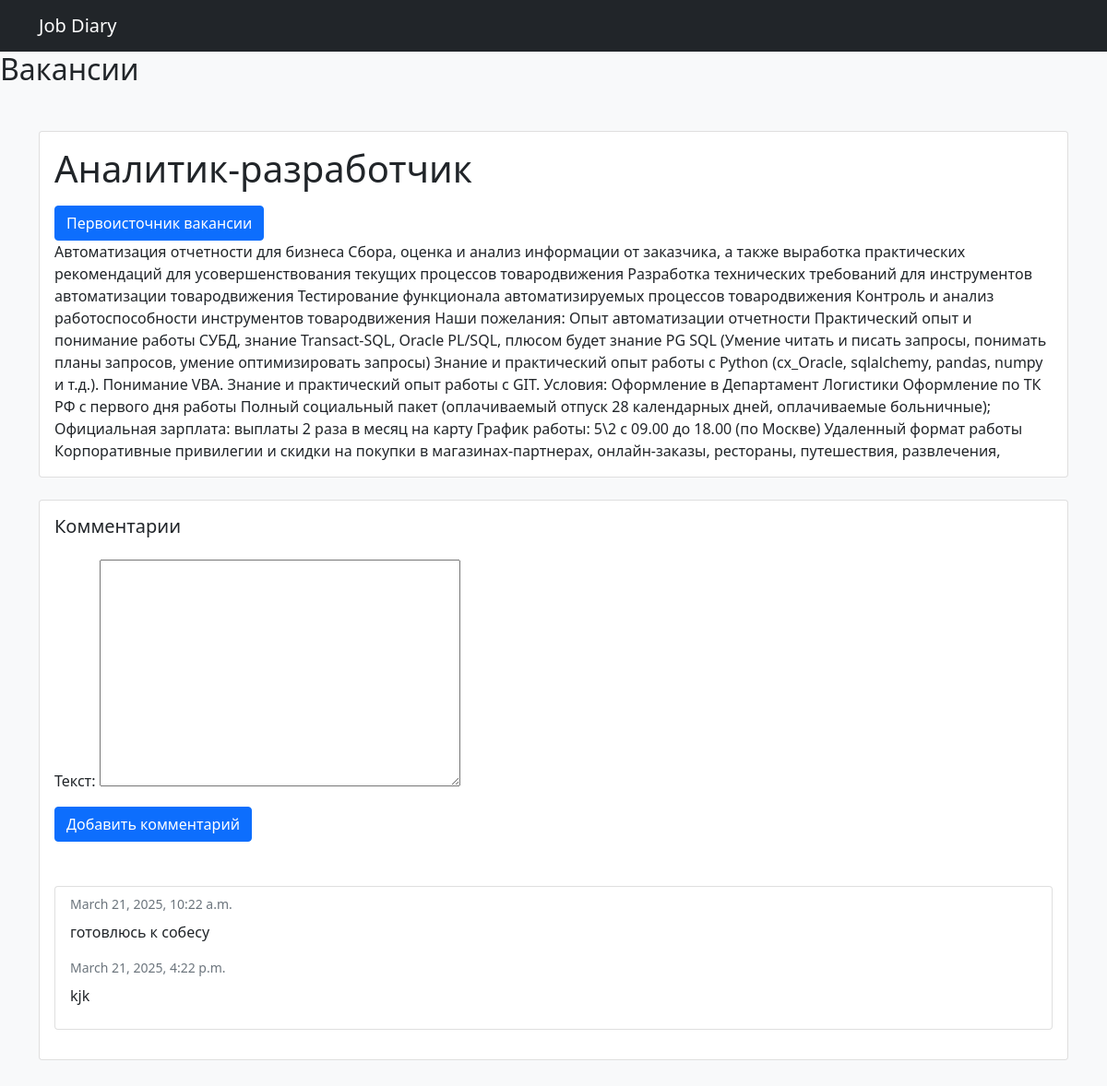
Page /detail_vacancy/5/ (signed in) on the committed database.
### vacancy/models.py (models this page shows)
class Vacancy(models.Model):
    name = models.CharField(max_length=255, verbose_name='Название вакансии')
    text = models.TextField(max_length=3000, verbose_name='Описание')
    salary = models.IntegerField(blank=True, null=True, verbose_name='Зарплата')
    link = models.URLField(max_length=1000, verbose_name='Ссылка на вакансию на сайте по поиску работы')
    company = models.CharField(max_length=255, verbose_name='Компания')
    create_time = models.DateTimeField(auto_now_add=True, verbose_name='Время создания')
    class Meta:
        verbose_name = 'Вакансия'
        verbose_name_plural = 'Вакансии'
        ordering = ['-create_time']
        indexes = [
            models.Index(fields=['-create_time'])
        ]

class Comment(models.Model):
    text = models.TextField(max_length=1000, verbose_name='Текст')
    create_time = models.DateTimeField(auto_now_add=True, verbose_name='Время создания')
    vacancy = models.ForeignKey('Vacancy', on_delete=models.CASCADE, related_name='comments', verbose_name='Вакансия', null=True)

### vacancy/views.py (the view)
# urls.py: path('detail_vacancy/<int:vacancy_id>/', views.detail_vacancy, name='detail_vacancy'),
def detail_vacancy(request, vacancy_id):
    vacancy = Vacancy.objects.get(pk=vacancy_id)
    comments = Comment.objects.filter(vacancy=vacancy)
    if request.method == 'POST':
        form = AddComment(request.POST)
        if form.is_valid():
            comment = form.save(commit=False)
            comment.vacancy = vacancy
            comment.save()
            return redirect('detail_vacancy', vacancy_id=vacancy.id)
    else:
        form = AddComment()
    return render(request, 'detail_vacancy.html', {'vacancy': vacancy, 'comments': comments, 'form': form})

### vacancy/forms.py
class AddComment(forms.ModelForm):
    class Meta:
        model = Comment
        fields = ['text']

### templates/detail_vacancy.html (shortened to what this page needs)
{% extends 'base.html' %}
{% block content %}
    <h2>Вакансии</h2>
    <div class="container my-5">
        <div class="card mb-4">
            <div class="card-body">
                <h1 class="card-title mb-3">{{ vacancy.name }}</h1>
                <a href="{{ vacancy.link }}" class="btn btn-primary" target="_blank">Первоисточник вакансии</a>
                <p class="card-text">{{ vacancy.text }}</p>
            </div>
        </div>
        <div class="card">
            <div class="card-body">
                <h5 class="card-title mb-4">Комментарии</h5>
                {% if request.user.is_authenticated %}
                <form class="mb-5" method="post">
                    {{ form.as_p }}
                    <button type="submit" class="btn btn-primary">Добавить комментарий</button>
                </form>
                <div class="list-group">
                    <div class="list-group-item mb-3">
                        {% for comment in comments %}
                        <div class="d-flex justify-content-between">
                            <small class="text-muted">{{ comment.create_time }}</small>
                        </div>
                        <p class="mt-2">{{ comment.text }}</p>
                        {% endfor %}
                    </div>
                </div>
            </div>
            {% endif %}
        </div>
    </div>
{% endblock %}

### rows in the picture
Vacancy: name "Аналитик-разработчик", text "Автоматизация отчетности для бизнеса Сбора, оценка и анализ информации от заказчика, а также выработка практических рекомендаций для усовершенствования текущих процессов товародвижения Разработка технических требований для инструментов автоматизации товародвижения Тестирование функционала автоматизируемых процессов товародвижения Контроль и анализ работоспособности инструментов товародвижения Наши пожелания: Опыт автоматизации отчетности Практический опыт и понимание работы СУБД, знание Transact-SQL, Oracle PL/SQL, плюсом будет знание PG SQL (Умение читать и писать запросы, понимать планы запросов, умение оптимизировать запросы) Знание и практический опыт работы с Python (cx_Oracle,…"
Comment: create_time "March 21, 2025, 10:22 a.m.", text "готовлюсь к собесу"
Comment: create_time "March 21, 2025, 4:22 p.m.", text "kjk"
